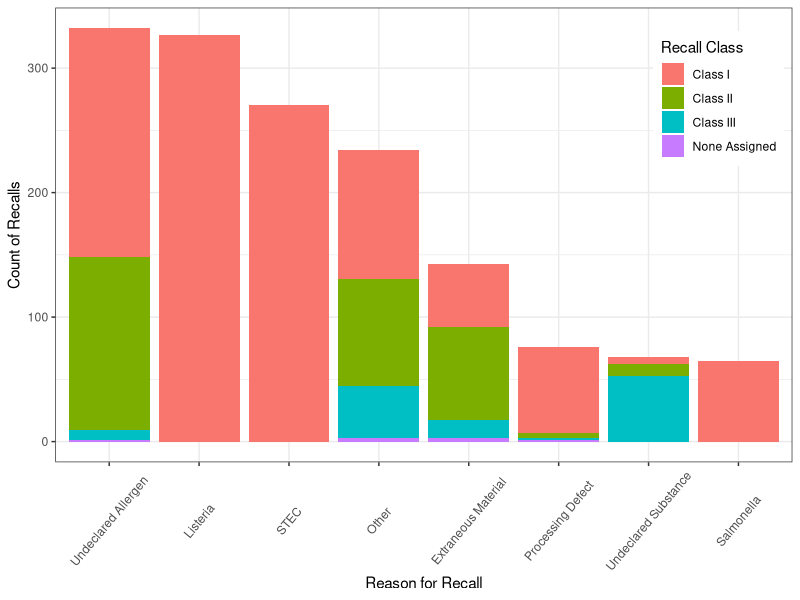
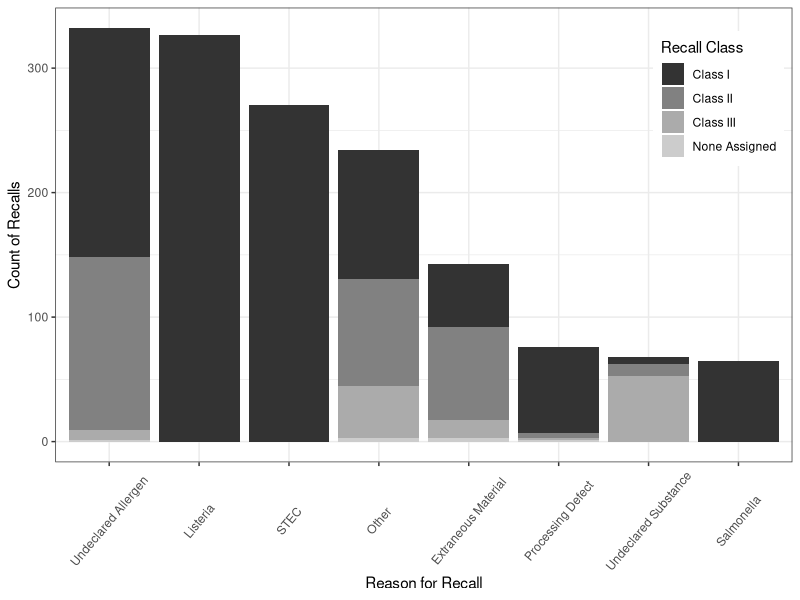
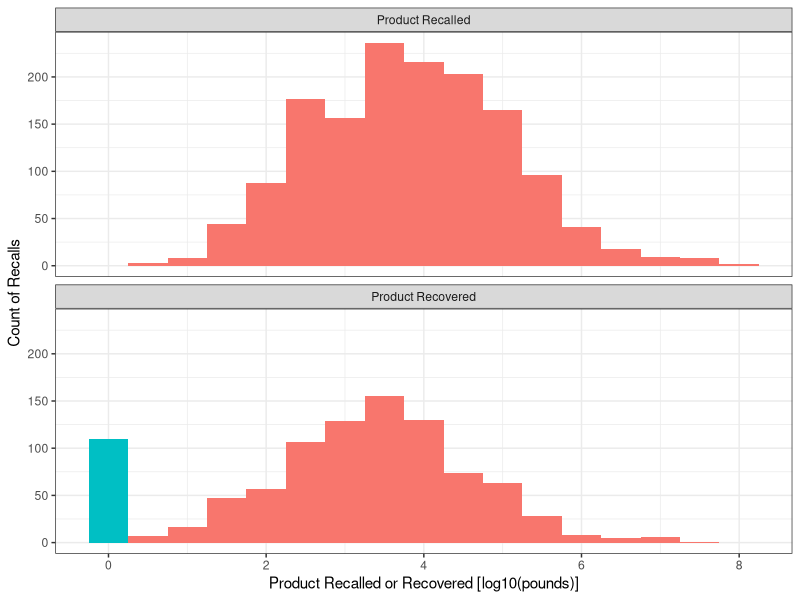
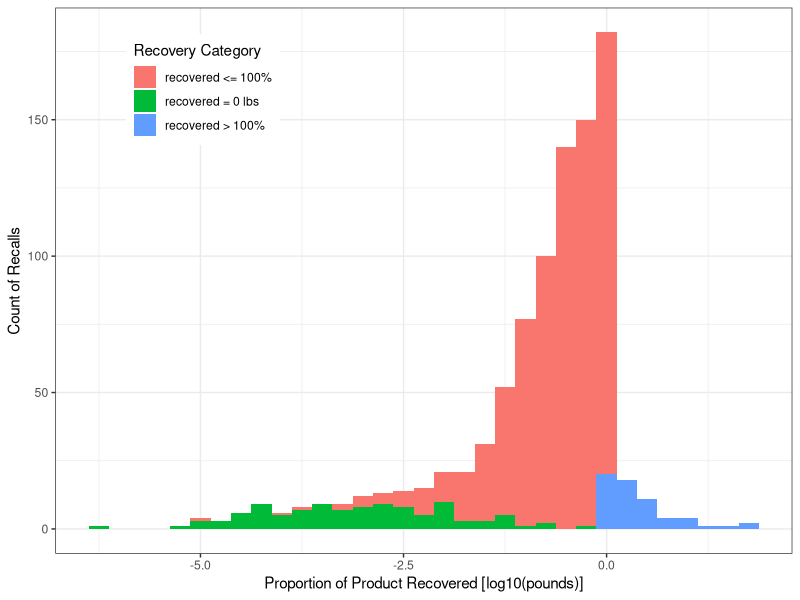
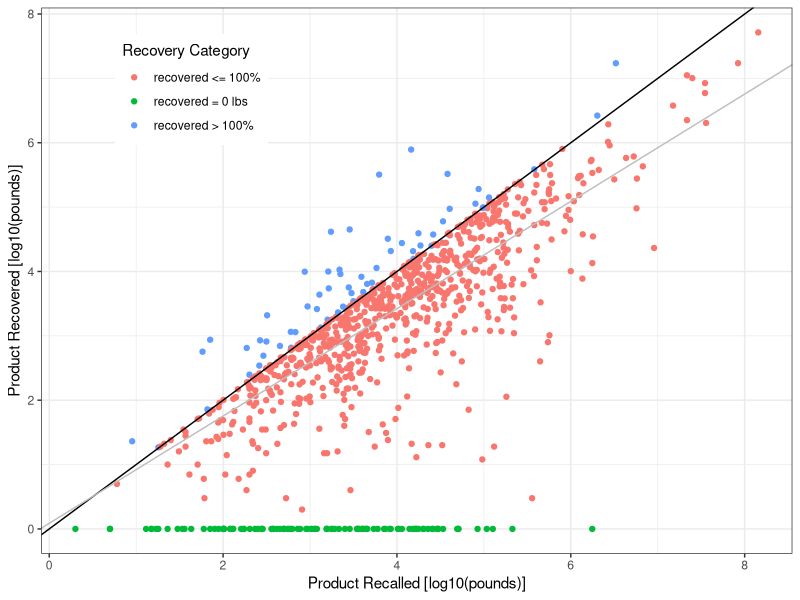
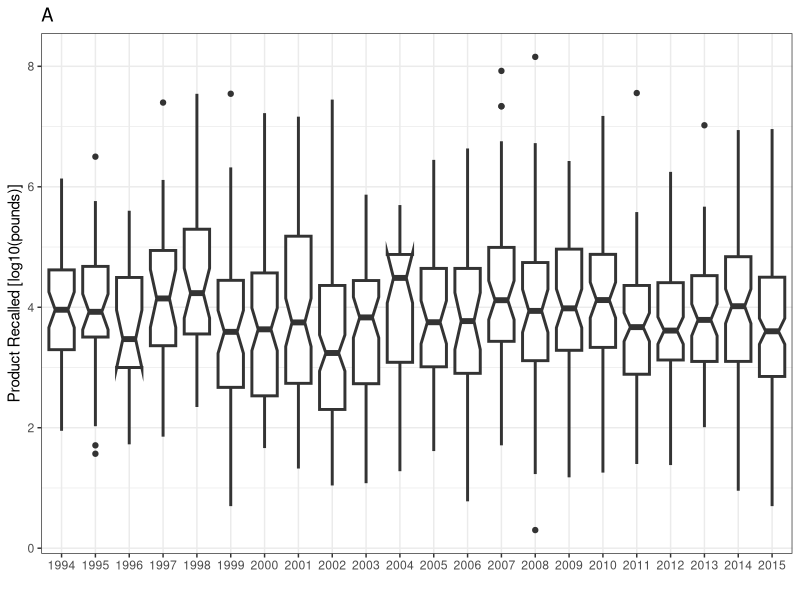
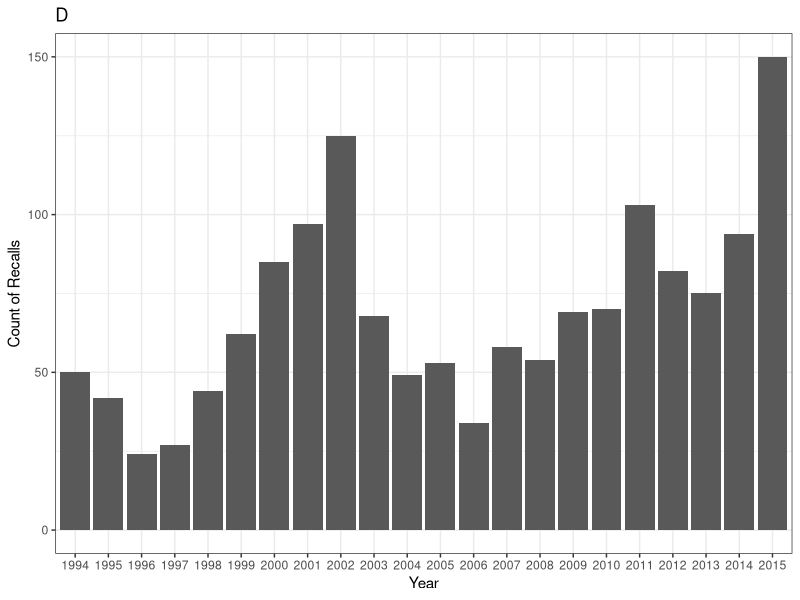
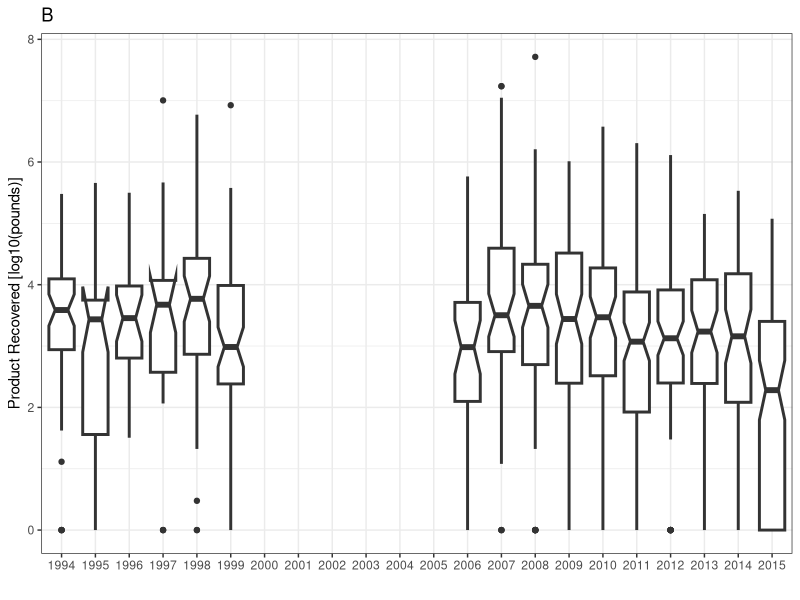

The R script that drew these images, in order: (Note: this script raises an error after producing the figures.)
#preliminaries ####
#load plyr library for creating group counts, check 2013 against fsis summary page
library(plyr)
library(reshape2)
library(doBy)
library(ggplot2)
library(ggthemes)

# Multiple plot function
#
# ggplot objects can be passed in ..., or to plotlist (as a list of ggplot objects)
# - cols:   Number of columns in layout
# - layout: A matrix specifying the layout. If present, 'cols' is ignored.
#
# If the layout is something like matrix(c(1,2,3,3), nrow=2, byrow=TRUE),
# then plot 1 will go in the upper left, 2 will go in the upper right, and
# 3 will go all the way across the bottom.
#
multiplot <-
  function(...,
           plotlist = NULL,
           file,
           cols = 1,
           layout = NULL) {
    library(grid)
    
    # Make a list from the ... arguments and plotlist
    plots <- c(list(...), plotlist)
    
    numPlots = length(plots)
    
    # If layout is NULL, then use 'cols' to determine layout
    if (is.null(layout)) {
      # Make the panel
      # ncol: Number of columns of plots
      # nrow: Number of rows needed, calculated from # of cols
      layout <- matrix(seq(1, cols * ceiling(numPlots / cols)),
                       ncol = cols,
                       nrow = ceiling(numPlots / cols))
    }
    
    if (numPlots == 1) {
      print(plots[[1]])
      
    } else {
      # Set up the page
      grid.newpage()
      pushViewport(viewport(layout = grid.layout(nrow(layout), ncol(layout))))
      
      # Make each plot, in the correct location
      for (i in 1:numPlots) {
        # Get the i,j matrix positions of the regions that contain this subplot
        matchidx <- as.data.frame(which(layout == i, arr.ind = TRUE))
        
        print(plots[[i]],
              vp = viewport(
                layout.pos.row = matchidx$row,
                layout.pos.col = matchidx$col
              ))
      }
    }
  }

#load data and clean up ####
data <- read.csv("data_cleaned_7-8-16.csv", stringsAsFactors = T)
summary(data)
data <- data[,-1] #drop the index row
#Now no records are duplicated.  Great!
#clean up the recalled values; make all text NA, make all 0's an NA
data$rec_text <- data$recalled
data$recalled <- as.numeric(gsub(",","",data$rec_text))
data$recalled[data$recalled==0] <- NA
  #subset(data, select=c(rec_text, recalled)) #looks OK
#clean up recovered; make all text NA, so a 0 is a known 0.
data$recovered_text <- data$recovered
data$recovered <- as.numeric(as.character(data$recovered))
  #subset(data, select = c(recovered, recovered_text)) #looks OK
#clean up the recall classes
table(data$reason, data$recall_class) #make all Listeria & STEC Class I; was done previously
  #data$recall_class[data$reason == "Listeria" | data$reason == "STEC"] <- "Class I"
  levels(data$reason)[levels(data$reason)=="E. coli"] <- "STEC" #make E.coli STEC
table(data$reason, data$recall_class) #worked
#check other
data$recall_class <- factor(data$recall_class)
summary(data)
#load(".Rdata")

#create the variable transformations####
data$recalled_log <- log(data$recalled + 1, 10)
data$recovered_log <- log(data$recovered + 1, 10)
data$Pr_recov <- data$recovered / data$recalled
data$Pr_recov_log <- data$recovered_log - data$recalled_log
data$year_n <- data$year-1994
summary(data)

#write the new data####
#write.csv(data, file="data_transformed_7-8-16.csv")

#create the figures####
#figure 1 - barplot####
data$reason<- factor( data$reason, levels=levels(data$reason)[ order( table(data$reason) , decreasing=T ) ] )
f1 <- ggplot(data, aes(x=reason, fill=recall_class)) + geom_bar()+  labs(x = "Reason for Recall", y = "Count of Recalls")#, title="Fig 1")
f1 <-  f1 + theme_bw() + theme(axis.text.x=element_text(angle=50, vjust=0.5)) + scale_fill_discrete(name="Recall Class") + theme(legend.position=c(.9,.8)) 
f1 
ggsave(f1, file="outputs/F1-Hist of reason and class counts.pdf")
ggsave(f1, file="outputs/F1-Hist of reason and class counts.jpg")
f1_bw <- f1 +  scale_fill_grey(name="Recall Class")
f1_bw
ggsave(f1_bw, file="outputs/F1bw-Hist of reason and class counts.pdf")
ggsave(f1_bw, file="outputs/F1bw-Hist of reason and class counts.jpg")

#figure 2 - histograms####
ds <- subset(data, select = c(recalled_log, recovered_log))
dm <- melt(ds)
levels(dm$variable) <- c("Product Recalled", "Product Recovered")
dm$isZero <- dm$value == 0
f2 <- ggplot(dm, aes(x=value, fill=isZero)) + geom_histogram(binwidth = 0.5) + labs(x="Product Recalled or Recovered [log10(pounds)]", y="Count of Recalls")#, title="Fig 2")
f2 <- f2 + facet_wrap( ~ variable, ncol = 1 ) + theme_bw() + theme(legend.position="none") #+ scale_fill_grey()
f2
ggsave(f2, file="outputs/F2-Hist of recall size.pdf")
ggsave(f2, file="outputs/F2-Hist of recall size.jpg")
f2_bw <- f2 + scale_fill_grey()
ggsave(f2_bw, file="outputs/F2bw-Hist of recall size.pdf")
ggsave(f2_bw, file="outputs/F2bw-Hist of recall size.jpg")

#figure 3 - proportion recovered####
data$recov_class <- "recovered <= 100%"
data$recov_class[ data$recovered_log == 0 ] <- "recovered = 0 lbs"
data$recov_class[ data$Pr_recov_log > 0 ] <- "recovered > 100%"

f3 <- ggplot(data=data, aes(x = Pr_recov_log, fill = recov_class)) + geom_histogram(binwidth = .25, right=T)
f3 <- f3 + theme_bw() + labs(x = "Proportion of Product Recovered [log10(pounds)]", y = "Count of Recalls") + #, title="Fig 3") + 
  theme(legend.position=c(.2,.85) ) + scale_fill_discrete(name="Recovery Category")
f3
ggsave(f3, file="outputs/F3-Hist of Pr recovered.pdf")
ggsave(f3, file="outputs/F3-Hist of Pr recovered.jpg")
f3_bw <- f3 + scale_fill_grey(name="Recovery Category")
ggsave(f3_bw, file="outputs/F3bw-Hist of Pr recovered.pdf")
ggsave(f3_bw, file="outputs/F3bw-Hist of Pr recovered.jpg")

table(subset(data, !is.na(recovered_log) ,select=recov_class))
summary(subset(data, recovered_log > 0, select="recovered_log"))
sd(subset(data, recovered_log > 0, select="recovered_log")[,])

#figure 4 - Correlation of recalled and recovered####
summary(subset(data, recovered_log>0)) #834 values, 15 NAs in recalled log; 819 remain therefore 817 df
mod <- lm(recovered_log ~ recalled_log, data=subset(data, recovered_log>0))
summary(mod) #regression is significant; int 0.08733, slope=0.83360
f4 <- ggplot( data=data, aes(x=recalled_log, y=recovered_log, color=recov_class) ) + theme_bw()
f4 <- f4 + geom_point() + labs(x="Product Recalled [log10(pounds)]", y="Product Recovered [log10(pounds)]")#, title="F4")
f4 <- f4 + geom_abline(slope = 1, intercept=0, color="black") + 
  geom_abline(slope = mod$coefficients[2], intercept = mod$coefficients[1], color="grey") +
  theme(legend.position=c(.2,.85) ) + scale_color_discrete(name="Recovery Category")
f4
ggsave(f4, file="outputs/F4-Recov v Recalled.pdf")
ggsave(f4, file="outputs/F4-Recov v Recalled.jpg")
f4_bw <- f4 + scale_color_grey(name="Recovery Category")
ggsave(f4_bw, file="outputs/F4bw-Recov v Recalled.pdf")
ggsave(f4_bw, file="outputs/F4bw-Recov v Recalled.jpg")

#figure 5 - Sizes by year####
f5_rca <- ggplot( aes(x = factor(year), y = recalled_log) , data=data) + geom_boxplot(notch=T, size=T)+
  theme_bw() + labs(x = "", y = "Product Recalled [log10(pounds)]", title="A")
f5_rca 
f5_ct <- ggplot( aes( x = factor(year)), data = data) + geom_bar() + 
  theme_bw() + labs(x = "Year", y = "Count of Recalls", title="D")
f5_ct
f5_rcv <- ggplot( aes(x = factor(year), y = recovered_log) , data=data) + geom_boxplot(notch=T, size=T) +
  theme_bw() + labs(x = "", y = "Product Recovered [log10(pounds)]", title="B")
f5_rcv
f5_pr <- ggplot( aes(x = factor(year), y = Pr_recov_log) , data=data) + geom_boxplot(notch=T, size=T) +
  theme_bw() + labs(x = "", y = "Proportion Recovered [log10(Recalled-Rocovered)]", title="C")
f5_pr
#pdf(file="outputs/f5 - Recalled.pdf", h=6, w=8); multiplot(f5a, f5b); dev.off()
#pdf(file="outputs/f5 - Amts over time.pdf", h=16, w=8); multiplot(f5a, f5c, f5d, f5b); dev.off()
#graphics.off()

#figure 6 - Frequence of rare events####
#look into number of outbreaks above a given size
data$recalled_above_1E8 <- data$recalled > 1E8
data$recalled_above_1E7 <- data$recalled > 1E7
data$recalled_above_1E6 <- data$recalled > 1E6
data$recalled_above_1E5 <- data$recalled > 1E4

#lots of cool stuff to be done with weighting
p <- ggplot(data, aes(x=factor(year))) + theme(axis.text.x = element_text(angle = 90, hjust = 1))
p + geom_bar() + labs(title = "Outbreaks > year") 
p <- ggplot() +  theme(axis.text.x = element_text(angle = 90, hjust = 1))
p + geom_bar(data = data, aes(x=factor(year))) 
p + geom_bar(data = data, aes(x=factor(year), fill=factor(recalled_above_1E8)))

p + geom_bar(data = data, aes(x=factor(year))) + facet_wrap(~ recalled_above_1E8, ncol=1,  scales="free_y")  
p + geom_bar(data = data, aes(x=factor(year))) + facet_wrap(~ recalled_above_1E7, ncol=1,  scales="free_y")  
p + geom_bar(data = data, aes(x=factor(year))) + facet_wrap(~ recalled_above_1E6, ncol=1,  scales="free_y")  
p + geom_bar(data = data, aes(x=factor(year))) + facet_wrap(~ recalled_above_1E5, ncol=1,  scales="free_y")  

#would be better to plot as counts 
abv8 <- table(data$year, data$recalled_above_1E8)[,2]
abv7 <- table(data$year, data$recalled_above_1E7)[,2]
abv6 <- table(data$year, data$recalled_above_1E6)[,2]
abv5 <- table(data$year, data$recalled_above_1E5)[,2]
d <- data.frame(abv8, abv7, abv6)#, abv5)
d$year <- row.names(d)
m <- melt(d, id="year")
m$variable <- factor(m$variable)
levels(m$variable) <- relevel(m$value, "abv6")
p <- ggplot(data = m, aes(x = year, weight = value, fill = variable)) + theme_bw() + geom_bar(position="dodge")+
  theme(axis.text.x = element_text(angle = 90, hjust = 1)) + labs(y = "Count of outbreaks above 1EX", title="Supp Fig 1")
p
p <- ggplot(data = m, aes(x = year, weight = value, fill = variable)) + theme_bw() 
p + geom_bar(position="identity", alpha = 0.5) + scale_fill_discrete()
theme(axis.text.x = element_text(angle = 90, hjust = 1)) + labs(y = "Count of outbreaks above 1EX", title="Supp Fig 1")
p
dt <- data.frame(thr=abv6, year = names(abv6))
dt2 <- data.frame(thr=abv7, year = names(abv7))
dt3 <- data.frame(thr=abv8, year = names(abv8))

p <- ggplot(NULL, aes(year,thr)) + theme_bw()
pf <- p + geom_bar( aes(fill="abv6") , data=dt , stat="identity") +
  geom_bar( aes(fill="abv7") , data=dt2 , stat="identity") +
  geom_bar( aes(fill="abv8") , data=dt3 , stat="identity") 
pf <- pf + labs(y = "Count of outbreaks above threshold size", x = "year")#, title="Supp Fig 1")
pf <- pf +  scale_fill_brewer(name="Threshold [pounds]", labels=c("10^6","10^7","10^8")) + theme(legend.position=c(.1,.85) )
pf
ggsave(pf, file = "outputs/F6 - rare events.pdf") #don't appear to be increasing
ggsave(pf, file = "outputs/F6 - rare events.jpg") #don't appear to be increasing
pf_bw <- pf + scale_fill_grey(name="Threshold [pounds]", labels=c("10^6","10^7","10^8"), start=0.8, end = 0.2)
pf_bw
ggsave(pf_bw, file = "outputs/F6bw - rare events.pdf") #don't appear to be increasing
ggsave(pf_bw, file = "outputs/F6bw - rare events.jpg") #don't appear to be increasing

#table 1 - Univariate stats####
#source("C:/Users/mstasie.UOFI/Google Drive/r/univariate statistics.r")
sumfun <- function(x, ...){
  c(l=length(x),m=mean(x, ...), med=median(x,...), sd = sd(x, ...), max=max(x, ...))
}
#Table 1 recalled ####
#class summary
ds <- subset(data, recall_class!="None Assigned")
a <- summaryBy(recalled_log ~ recall_class, data=data, FUN=sumfun, na.rm=T)#, mean, median, sd))
b <- summaryBy(recalled ~ recall_class, data=data, FUN=sum, na.rm=T)#, mean, median, sd))
fit_lm <- lm(recalled_log ~ recall_class, data=ds)
#summary(fit_lm)
co <- coef(fit_lm)
get_p<-function(fit_lm){
  p_coef <- summary(fit_lm)$coefficients[,4]
  x <- summary(fit_lm)
  pv <- pf(x$fstatistic[1], x$fstatistic[2], x$fstatistic[3], lower.tail = FALSE)
  p_coef[1] <- pv
  return(p_coef)}
p_coef <- get_p(fit_lm)
CLASS <- cbind(a,sum=log10(b$recalled.sum), coef=c(co, NA),pval=c(p_coef,NA) )
colnames(CLASS) <- c("Covariate", "n", "mean", "med", "sd", "max", "sum", "coef", "pval")
CLASS
#Season summary
a <- summaryBy(recalled_log ~ Season, data=data, FUN=sumfun, na.rm=T)#, mean, median, sd))
b <- summaryBy(recalled ~ Season, data=data, FUN=sum, na.rm=T)#, mean, median, sd))
fit_lm <- lm(recalled_log ~ Season, data=data)
summary(fit_lm)
co <- coef(fit_lm)
p_coef <- get_p(fit_lm)
SEASON <- cbind(a,sum=log10(b$recalled.sum), coef=c(co),pval=c(p_coef) )
colnames(SEASON) <- c("Covariate", "n", "mean", "med", "sd", "max", "sum", "coef", "pval")
SEASON
#reason summary
levels(data$reason)
data$reason <- relevel(data$reason,"Undeclared Allergen")
levels(data$reason)
a <- summaryBy(recalled_log ~ reason, data=data, FUN=sumfun, na.rm=T)#, mean, median, sd))
b <- summaryBy(recalled ~ reason, data=data, FUN=sum, na.rm=T)#, mean, median, sd))
fit_lm <- lm(recalled_log ~ reason, data=data)
summary(fit_lm)
co <- coef(fit_lm)
p_coef <- get_p(fit_lm)
REASON <- cbind(a,sum=log10(b$recalled.sum), coef=c(co),pval=c(p_coef) )
colnames(REASON) <- c("Covariate", "n", "mean", "med", "sd", "max", "sum", "coef", "pval")
REASON
#year summary
a <- summaryBy(recalled_log ~ year, data=data, FUN=sumfun, na.rm=T)#, mean, median, sd))
b <- summaryBy(recalled ~ year, data=data, FUN=sum, na.rm=T)#, mean, median, sd))
fit_lm <- lm(recalled_log ~ factor(year), data=data)
summary(fit_lm)
co <- coef(fit_lm)
p_coef <- get_p(fit_lm)
YEAR <- cbind(a,sum=log10(b$recalled.sum), coef=c(co),pval=c(p_coef) )
colnames(YEAR) <- c("Covariate", "n", "mean", "med", "sd", "max", "sum", "coef", "pval")
YEAR$Covariate <- factor(YEAR$Covariate) 
YEAR
#species summary
a <- summaryBy(recalled_log ~ species, data=data, FUN=sumfun, na.rm=T)#, mean, median, sd))
b <- summaryBy(recalled ~ species, data=data, FUN=sum, na.rm=T)#, mean, median, sd))
fit_lm <- lm(recalled_log ~ species, data=data)
summary(fit_lm)
co <- coef(fit_lm)
p_coef <- get_p(fit_lm)
SPECIES <- cbind(a,sum=log10(b$recalled.sum), coef=c(co),pval=c(p_coef) )
colnames(SPECIES) <- c("Covariate", "n", "mean", "med", "sd", "max", "sum", "coef", "pval")
SPECIES
#full setdata$R
all <- data.frame(Covariate="Full", n=length(data$recalled), mean=mean(data$recalled_log, na.rm = T), med=median(data$recalled_log, na.rm = T),
                  sd=sd(data$recalled_log, na.rm = T), max=max(data$recalled_log, na.rm = T), sum=log10(sum(data$recalled, na.rm = T)), coef=NA, pval=NA)
ALL <- rbind(all,CLASS, SPECIES, REASON, SEASON,YEAR)
ALL
ALL$pval_txt <- round(ALL$pval,3)
ALL$pval_txt[ALL$pval<0.001] <- "<0.001"
ALL$pval_txt
#Table 1 recovered ####
#class summary
data_hold <- data
summary(data_hold)
data <- subset(data, !is.na(data$recovered_log))
summary(data)
a <- summaryBy(recovered_log ~ recall_class, data=data, FUN=sumfun, na.rm=T)#, mean, median, sd))
b <- summaryBy(recovered ~ recall_class, data=data, FUN=sum, na.rm=T)#, mean, median, sd))
fit_lm <- lm(recovered_log ~ recall_class, data=ds)
#summary(fit_lm)
co <- coef(fit_lm)
get_p<-function(fit_lm){
  p_coef <- summary(fit_lm)$coefficients[,4]
  x <- summary(fit_lm)
  pv <- pf(x$fstatistic[1], x$fstatistic[2], x$fstatistic[3], lower.tail = FALSE)
  p_coef[1] <- pv
  return(p_coef)}
p_coef <- get_p(fit_lm)
CLASS <- cbind(a,sum=log10(b$recovered.sum), coef=c(co, NA),pval=c(p_coef,NA) )
colnames(CLASS) <- c("Covariate", "n", "mean", "med", "sd", "max", "sum", "coef", "pval")
CLASS
#Season summary
a <- summaryBy(recovered_log ~ Season, data=data, FUN=sumfun, na.rm=T)#, mean, median, sd))
b <- summaryBy(recovered ~ Season, data=data, FUN=sum, na.rm=T)#, mean, median, sd))
fit_lm <- lm(recovered_log ~ Season, data=data)
summary(fit_lm)
co <- coef(fit_lm)
p_coef <- get_p(fit_lm)
SEASON <- cbind(a,sum=log10(b$recovered.sum), coef=c(co),pval=c(p_coef) )
colnames(SEASON) <- c("Covariate", "n", "mean", "med", "sd", "max", "sum", "coef", "pval")
SEASON
#reason summary
a <- summaryBy(recovered_log ~ reason, data=data, FUN=sumfun, na.rm=T)#, mean, median, sd))
b <- summaryBy(recovered ~ reason, data=data, FUN=sum, na.rm=T)#, mean, median, sd))
fit_lm <- lm(recovered_log ~ reason, data=data)
summary(fit_lm)
co <- coef(fit_lm)
p_coef <- get_p(fit_lm)
REASON <- cbind(a,sum=log10(b$recovered.sum), coef=c(co),pval=c(p_coef) )
colnames(REASON) <- c("Covariate", "n", "mean", "med", "sd", "max", "sum", "coef", "pval")
REASON
#year summary
a <- summaryBy(recovered_log ~ year, data=data, FUN=sumfun, na.rm=T)#, mean, median, sd))
b <- summaryBy(recovered ~ year, data=data, FUN=sum, na.rm=T)#, mean, median, sd))
fit_lm <- lm(recovered_log ~ factor(year), data=data)
summary(fit_lm)
co <- coef(fit_lm)
p_coef <- get_p(fit_lm)
YEAR <- cbind(a,sum=log10(b$recovered.sum), coef=c(co),pval=c(p_coef) )
colnames(YEAR) <- c("Covariate", "n", "mean", "med", "sd", "max", "sum", "coef", "pval")
YEAR$Covariate <- factor(YEAR$Covariate) 
YEAR
#species summary
a <- summaryBy(recovered_log ~ species, data=data, FUN=sumfun, na.rm=T)#, mean, median, sd))
b <- summaryBy(recovered ~ species, data=data, FUN=sum, na.rm=T)#, mean, median, sd))
fit_lm <- lm(recovered_log ~ species, data=data)
summary(fit_lm)
co <- coef(fit_lm)
p_coef <- get_p(fit_lm)
SPECIES <- cbind(a,sum=log10(b$recovered.sum), coef=c(co),pval=c(p_coef) )
colnames(SPECIES) <- c("Covariate", "n", "mean", "med", "sd", "max", "sum", "coef", "pval")
SPECIES
#full setdata$R
allrec <- data.frame(Covariate="Full", n=length(data$recovered), mean=mean(data$recovered_log, na.rm = T), med=median(data$recovered_log, na.rm = T),
                     sd=sd(data$recovered_log, na.rm = T), max=max(data$recovered_log, na.rm = T), sum=log10(sum(data$recovered, na.rm = T)), coef=NA, pval=NA)
ALLrec <- rbind(allrec,CLASS, SPECIES, REASON, SEASON,YEAR)
ALLrec
ALLrec$pval_txt <- round(ALLrec$pval,3)
ALLrec$pval_txt[ALLrec$pval<0.001] <- "<0.001"
ALLrec$pval_txt

#output####
write.csv(ALL, file="outputs/T1-Basic Desc Stats.csv")
write.csv(ALLrec, file="outputs/T1-Basic Desc Stats-recovered.csv")

data <- data_hold

#table 2 - Multivariate model; CAN'T DO TYPE III error in R####
#include indivdually signifiant factors, year reason species class
summary(ds)
fit_lm <- glm(recalled_log ~ reason + species + factor(year)+  recall_class , data=ds)
summary(fit_lm)
summary(aov(fit_lm))
fit_lm <- glm(recalled_log ~ recall_class + reason + species + factor(year) , data=ds)
summary(fit_lm)
summary(aov(fit_lm))
fit_lm
#try a type 3; comparable to JMP
library(car)
?Anova
t2 <- Anova(fit_lm, type=2)
t2
t3 <- Anova(fit_lm, type=3)
t3
aov(t3)
summary(t3)
summary(aov(fit_lm))
summary(aov(t2))

t1 <- Anova(fit_lm, type=1)
t1

summary(t3)  
fit_lm <- lme(recalled_log ~ recall_class + reason + species + factor(year) , data=ds)
?lme
anova.lme(fit_lm, type="marginal")
#diff based on order because this is in the incorrect Type I error system. 

#figure 5 - meat production####
#http://www.ers.usda.gov/data-products/livestock-meat-domestic-data.aspx
#date 6/24/16, make all values number
p <- read.csv("MeatStatsFull.csv", skip=2)
summary(p); names(p)
#clean up
names(p)[1] <- "ID"
p <- p[-(c(1:2,679)),]
head(p) 
foo <- data.frame(do.call('rbind', strsplit(as.character(p$ID),'-',fixed=TRUE)))
names(foo) <- c("month", "year")
p <- cbind(p, foo)
summary(p)
names(p)[names(p)=="Beef.3..1"] <-"Beef" 
names(p)[names(p)=="Pork.3..1"] <-"Pork" 
names(p)[names(p)=="Total.poultry.4..5..6."] <-"Poultry" 
names(p)
#get totals by year
ps <- subset(p, select=c(year, Beef, Pork, Poultry))
#summary(ps)
a <- summaryBy(Beef ~ year, data=ps, FUN=sum, na.rm=T)#, mean, median, sd))
b <- summaryBy(Pork ~ year, data=ps, FUN=sum, na.rm=T)#, mean, median, sd))
c <- summaryBy(Poultry ~ year, data=ps, FUN=sum, na.rm=T)#, mean, median, sd))
psu <- cbind(a, b$Pork.sum ,c$Poultry.sum)
names(psu) <- c("Year", "Beef", "Pork", "Poultry")
psu$"Sum" <- apply(psu[,2:4],1,FUN=sum)
pm <- melt(psu, id.vars="Year")
names(pm)[2:3] <- c("Commodity", "Production")
pm$Production <- pm$Production/1000
p <- ggplot(pm , aes(x=Year, y=Production, group=Commodity) )
#p <- p + geom_line(aes(color=Commodity))
#p <- p + geom_line(aes(linetype=Commodity))
p <- p + geom_line(aes(linetype=Commodity)) + scale_linetype_manual(values = c(2,3,4,1))
p <- p %+% subset(pm, as.vector(Year)>1993&as.vector(Year)<2016)
figS <- p + labs(x="Year", y="U.S. FSIS Inspected Production [Billion Pounds]", title="E") + theme_bw()
figS <- figS + theme(legend.position = c(.9, .7))
figS# + geom_line(linetype=Commodity)
ggsave(figS, file="outputs/FigS-US Meat Production.pdf")
ggsave(figS, file="outputs/FigS-US Meat Production.jpg")
ps <- subset(pm, as.vector(Year)>1993&as.vector(Year)<2016)
pc <- dcast(ps, Year ~ Commodity, margins=T, fun.aggregate = sum)
write.csv(pc, "outputs/US Meat Production.csv")
#write the plots
pdf(file="outputs/f5altbw - Amts over time.pdf", h=12, w=8); multiplot(f5_rca, f5_ct, figS); dev.off()
jpeg(file="outputs/f5altbw - Amts over time.jpg", h=12, w=8, units= "in", res=600); multiplot(f5_rca, f5_ct , figS); dev.off()
pdf(file="outputs/f5allbw - Amts over time.pdf", h=20, w=8); multiplot(f5_rca, f5_rcv, f5_pr, f5_ct , figS); dev.off()
jpeg(file="outputs/f5allbw - Amts over time.jpg", h=20, w=8, units= "in", res=600); multiplot(f5_rca, f5_rcv, f5_pr, f5_ct , figS); dev.off()
graphics.off()
